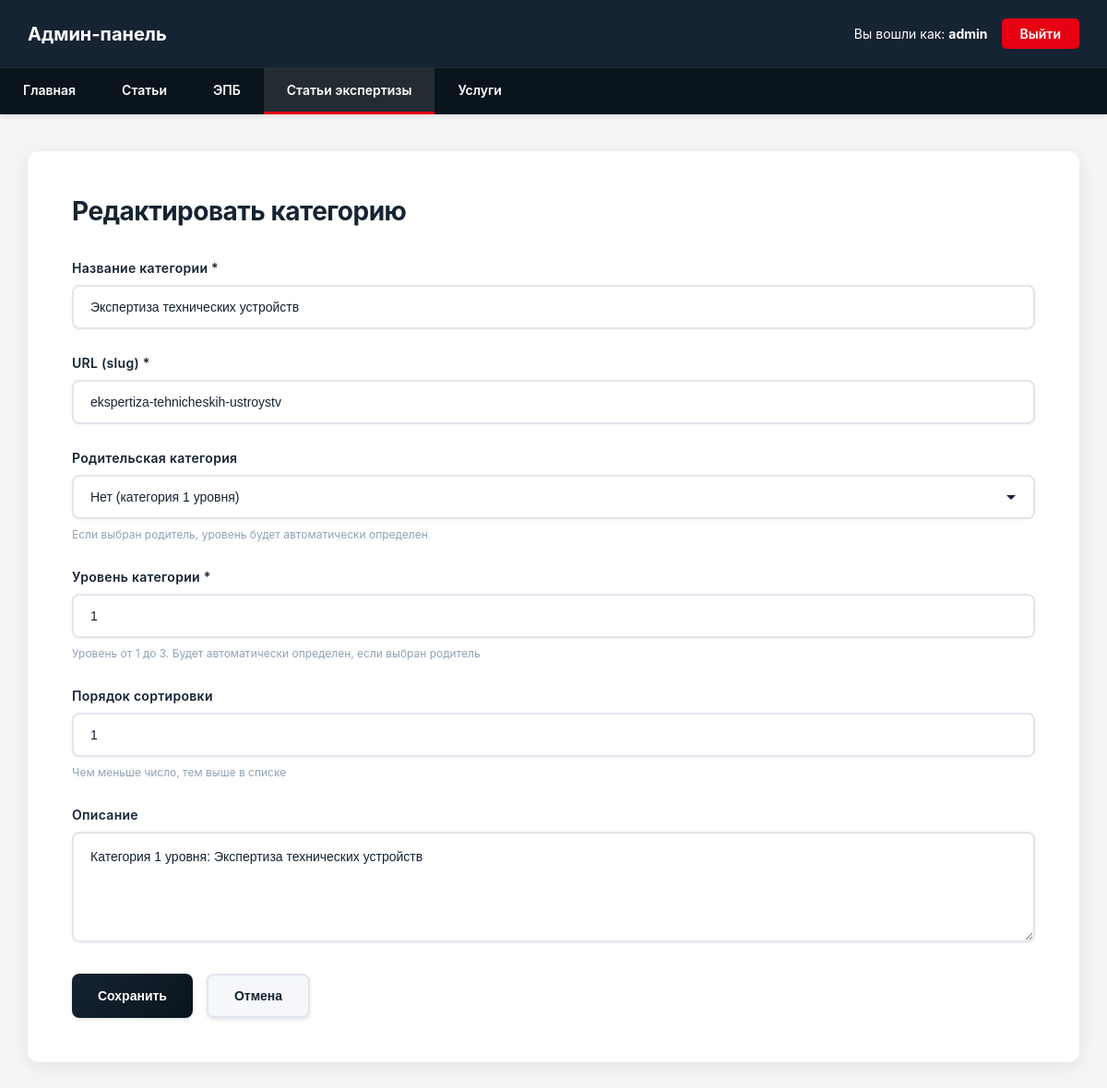
/admin/article-categories/edit?id=1 (signed in), run on the app's committed database.
### tables this page shows
CREATE TABLE IF NOT EXISTS `article_categories` (
    `id` INT AUTO_INCREMENT PRIMARY KEY,
    `name` VARCHAR(255) NOT NULL,
    `slug` VARCHAR(255) NOT NULL UNIQUE,
    `parent_id` INT DEFAULT NULL,
    `level` TINYINT NOT NULL DEFAULT 1 COMMENT 'Уровень категории: 1, 2, 3',
    `description` TEXT DEFAULT NULL,
    `sort_order` INT DEFAULT 0,
    `created_at` TIMESTAMP DEFAULT CURRENT_TIMESTAMP,
    `updated_at` TIMESTAMP DEFAULT CURRENT_TIMESTAMP ON UPDATE CURRENT_TIMESTAMP,
    FOREIGN KEY (`parent_id`) REFERENCES `article_categories`(`id`) ON DELETE CASCADE,
    KEY `parent_id` (`parent_id`),
    KEY `level` (`level`)
);

### includes/expertiza-articles-functions.php (called while the page is built, shortened)
<?php
function getAllArticleCategories() {
    $maxRetries = 3;
    $retryCount = 0;
    while ($retryCount < $maxRetries) {
        try {
            $pdo = getDBConnection();
            $stmt = $pdo->prepare("SELECT * FROM article_categories ORDER BY level, sort_order, name");
            $stmt->execute();
            return $stmt->fetchAll();
        } catch (PDOException $e) {
            $retryCount++;
            if (strpos($e->getMessage(), '2006') !== false || strpos($e->getMessage(), 'MySQL server has gone away') !== false) {
                if ($retryCount < $maxRetries) {
                    $pdo = getDBConnection(true);
                    usleep(100000);
                    continue;
                }
            }
            error_log("Error in getAllArticleCategories: " . $e->getMessage());
            throw $e;
        }
    }
    return [];
}
function getArticleCategoryById($id) {
    $maxRetries = 3;
    $retryCount = 0;
    while ($retryCount < $maxRetries) {
        try {
            $pdo = getDBConnection();
            $stmt = $pdo->prepare("SELECT * FROM article_categories WHERE id = ?");
            $stmt->execute([$id]);
            return $stmt->fetch();
        } catch (PDOException $e) {
            $retryCount++;
            if (strpos($e->getMessage(), '2006') !== false || strpos($e->getMessage(), 'MySQL server has gone away') !== false) {
                if ($retryCount < $maxRetries) {
                    $pdo = getDBConnection(true);
                    usleep(100000);
                    continue;
                }
            }
            error_log("Error in getArticleCategoryById: " . $e->getMessage());
            throw $e;
        }
    }
    return false;
}

### admin/article-categories/edit.php (the view, shortened to what this page needs)
<?php
require_once __DIR__ . '/../../includes/expertiza-articles-functions.php';
$id = intval($_GET['id'] ?? 0);
$category = getArticleCategoryById($id);
$allCategories = getAllArticleCategories();
include __DIR__ . '/../../includes/admin-header.php';
?>
<link rel="stylesheet" href="/admin/assets/admin-forms.css">
<div class="admin-container">
    <div class="admin-content">
        <h2>Редактировать категорию</h2>
        <form method="POST" action="">
            <div class="form-group">
                <label for="name">Название категории *</label>
                <input type="text" id="name" name="name" value="<?php echo htmlspecialchars($category['name']); ?>"
                    required>
            </div>
            <div class="form-group">
                <label for="slug">URL (slug) *</label>
                <input type="text" id="slug" name="slug" value="<?php echo htmlspecialchars($category['slug']); ?>"
                    required>
            </div>
            <div class="form-group">
                <label for="parent_id">Родительская категория</label>
                <select id="parent_id" name="parent_id">
                    <option value="">Нет (категория 1 уровня)</option>
                </select>
                <small>Если выбран родитель, уровень будет автоматически определен</small>
            </div>
            <div class="form-group">
                <label for="level">Уровень категории *</label>
                <input type="number" id="level" name="level" min="1" max="3"
                    value="<?php echo htmlspecialchars($category['level']); ?>" required>
                <small>Уровень от 1 до 3. Будет автоматически определен, если выбран родитель</small>
            </div>
            <div class="form-group">
                <label for="sort_order">Порядок сортировки</label>
                <input type="number" id="sort_order" name="sort_order"
                    value="<?php echo htmlspecialchars($category['sort_order']); ?>">
                <small>Чем меньше число, тем выше в списке</small>
            </div>
            <div class="form-group">
                <label for="description">Описание</label>
                <textarea id="description"
                    name="description"><?php echo htmlspecialchars($category['description'] ?? ''); ?></textarea>
            </div>
            <div class="form-actions">
                <button type="submit" class="btn-save">Сохранить</button>
                <a href="/admin/article-categories" class="btn-cancel">Отмена</a>
            </div>
        </form>
    </div>
</div>
</body>
</html>

### admin/assets/admin-forms.css (style rules this page uses)
.form-group { margin-bottom: 28px; position: relative; }
.form-group label { display: block; color: #152333; font-size: 14px; font-weight: 600; margin-bottom: 10px; letter-spacing: 0.3px; }
.form-group input[type="text"], .form-group input[type="number"], .form-group input[type="url"], .form-group input[type="file"], .form-group textarea { width: 100%; padding: 14px 18px; border: 2px solid #e0e6ed; border-radius: 8px; font-size: 14px; font-family: 'Montserrat', sans-serif; background: #ffffff; color: #152333; transition: all 0.3s cubic-bezier(0.4, 0, 0.2, 1); box-shadow: 0 1px 3px rgba(0, 0, 0, 0.05); }
.form-group textarea { min-height: 120px; resize: vertical; line-height: 1.6; }
.form-group select, .category-select { width: 100%; padding: 14px 45px 14px 18px; border: 2px solid #e0e6ed; border-radius: 8px; font-size: 14px; font-family: 'Montserrat', sans-serif; background: #ffffff; color: #152333; cursor: pointer; appearance: none; -webkit-appearance: none; -moz-appearance: none; background-repeat: no-repeat; background-position: right 18px center; background-size: 12px; transition: all 0.3s cubic-bezier(0.4, 0, 0.2, 1); box-shadow: 0 1px 3px rgba(0, 0, 0, 0.05); }
.form-group select option, .category-select option { padding: 12px; background: #ffffff; color: #152333; }
.form-group input::placeholder, .form-group textarea::placeholder { color: #91A2B8; opacity: 0.7; }
.form-group small { display: block; color: #91A2B8; font-size: 12px; margin-top: 8px; line-height: 1.5; }
.btn-save, .btn-cancel { padding: 14px 28px; border: none; border-radius: 8px; font-size: 14px; font-weight: 600; cursor: pointer; text-decoration: none; display: inline-flex; align-items: center; gap: 8px; transition: all 0.3s cubic-bezier(0.4, 0, 0.2, 1); font-family: 'Montserrat', sans-serif; box-shadow: 0 2px 4px rgba(0, 0, 0, 0.1); }
.btn-save { background: linear-gradient(135deg, #152333 0%, #0a141c 100%); color: #ffffff; }
.btn-cancel { background: #f5f7fa; color: #152333; border: 2px solid #e0e6ed; }
.admin-content { background: #ffffff; border-radius: 12px; padding: 48px; box-shadow: 0 4px 20px rgba(0, 0, 0, 0.08); position: relative; z-index: 1; }
.admin-content h2 { color: #152333; font-size: 28px; font-weight: 700; margin-bottom: 36px; letter-spacing: -0.5px; }
.form-group { animation: fadeInUp 0.4s ease-out; animation-fill-mode: both; }
.form-group:nth-child(1) { animation-delay: 0.05s; }
.form-group:nth-child(2) { animation-delay: 0.1s; }
.form-group:nth-child(3) { animation-delay: 0.15s; }
.form-group:nth-child(4) { animation-delay: 0.2s; }
.form-group:nth-child(5) { animation-delay: 0.25s; }
.form-group:nth-child(6) { animation-delay: 0.3s; }

### includes/admin-header.php (style rules this page uses)
* { margin: 0; padding: 0; box-sizing: border-box; }
body { font-family: 'Montserrat', -apple-system, BlinkMacSystemFont, 'Segoe UI', Roboto, sans-serif; background: #f5f5f5; }

### admin/article-categories/edit.php (style rules this page uses)
.admin-container { max-width: 1200px; margin: 40px auto; padding: 0 30px; }
.form-actions { display: flex; gap: 15px; margin-top: 30px; }

### data on the page
article_categories: name "Экспертиза технических устройств", slug "ekspertiza-tehnicheskih-ustroystv", level "1", sort_order "1", description "Категория 1 уровня: Экспертиза технических устройств"

### other printed values
getAdminUsername() "admin"
